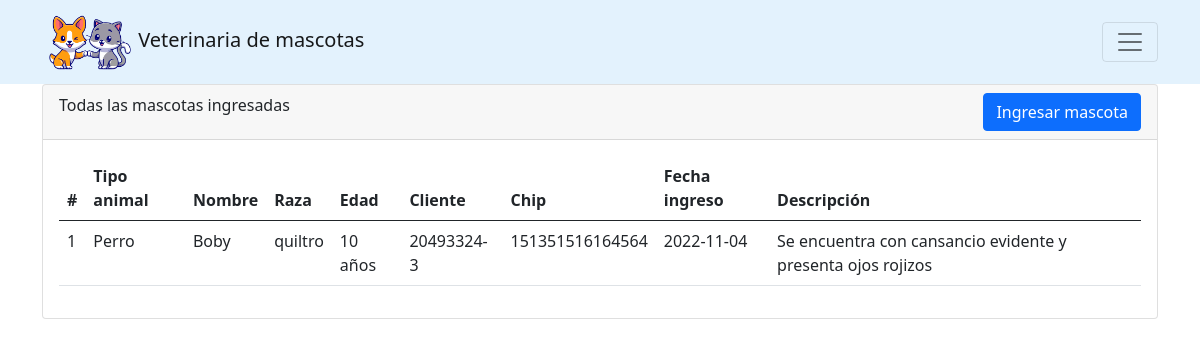
The page /mascotas (signed in) on the database as committed earlier.
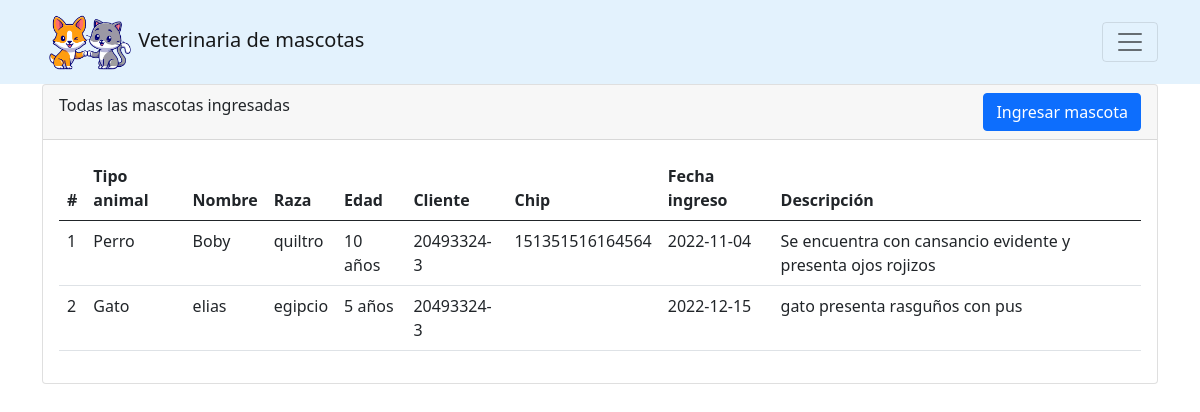
The same page on the database as committed later.
### tables this page shows
CREATE TABLE animal (id INTEGER PRIMARY KEY AUTOINCREMENT, a_nombre VARCHAR (1, 45) NOT NULL, tipo_animal_id VARCHAR REFERENCES tipo_animal (tipo) NOT NULL, raza VARCHAR NOT NULL, edad VARCHAR NOT NULL, chip VARCHAR (15, 15), descripcion VARCHAR NOT NULL, ingreso DATETIME NOT NULL, cliente_id INT REFERENCES cliente (id) NOT NULL, estado_animal_id INT REFERENCES estado_animal (id) DEFAULT (1));

CREATE TABLE tipo_animal (id INTEGER PRIMARY KEY AUTOINCREMENT, tipo VARCHAR NOT NULL);

CREATE TABLE cliente (id INTEGER PRIMARY KEY AUTOINCREMENT, name VARCHAR NOT NULL, apellido VARCHAR NOT NULL, cli_rut VARCHAR NOT NULL, telefono VARCHAR NOT NULL, direccion VARCHAR NOT NULL, email VARCHAR UNIQUE NOT NULL);

### index.py (the view)
@app.route("/mascotas", methods=['GET']) #decorador
@validar_sesion
def mascotas():
    conn = get_db_connection()
    mascotas = conn.execute('select * from get_animal_all').fetchall();
    return render_template("mascotas.html", items = mascotas)

### index.py (called while the page is built)
def get_db_connection():
    conn = sqlite3.connect('mywebsite/instance/database.sqlite')
    conn.row_factory = sqlite3.Row
    return conn

### templates/mascotas.html (shortened to what this page needs)
{%extends 'layout.html'%}
{% block body%}
<div class="container">
    <div class="card">
        <div class="card-header">
            <div class="row">
                <div class="col-sm-6">
                    Todas las mascotas ingresadas
                </div>
                <div class="col-sm-6" style="text-align: right;">
                    <a class="btn btn-primary" href="/mascotas/crear">Ingresar mascota</a>
                </div>
            </div>
        </div>
        <div class="card-body">
            <table class="table">
                <thead>
                    <tr>
                        <th>#</th>
                        <th>Tipo animal</th>
                        <th>Nombre</th>
                        <th>Raza</th>
                        <th>Edad</th>
                        <th>Cliente</th>
                        <th>Chip</th>
                        <th>Fecha ingreso</th>
                        <th>Descripción</th>
                    </tr>
                </thead>
                <tbody>
                    {% if items|length > 0%}
                    {% for item in items %}
                    <tr>
                        <td>{{item.id}}</td>
                        <td>{{item.tipo}}</td>
                        <td>{{item.a_nombre}}</td>
                        <td>{{item.raza}}</td>
                        <td>{{item.edad}}</td>
                        <td>{{item.cli_rut}}</td>
                        <td>{{item.chip}}</td>
                        <td>{{item.ingreso}}</td>
                        <td>{{item.descripcion}}</td>
                    </tr>
                    {% endfor %}
                    {% else %}
                    <tr style="text-align: center;">
                        <td colspan="10">No existen datos ingresados.</td>
                    </tr>
                    {% endif %}
                </tbody>
            </table>
        </div>
    </div>
</div>
{% endblock %}

### templates/layout.html (shortened to what this page needs)
<!DOCTYPE html>
<html lang="en">
<head>
    <link href="https://cdn.jsdelivr.net/npm/bootstrap@5.0.2/dist/css/bootstrap.min.css" rel="stylesheet">
</head>
<body>
    <nav class="navbar navbar-light" style="background-color: #e3f2fd;">
        <div class="container">
            <a class="navbar-brand" href="/home">
                <img src="{{url_for('static', filename = 'img/logo.png')}}" width="91" height="58">
                Veterinaria de mascotas
            </a>
            <button class="navbar-toggler" type="button" data-bs-toggle="collapse" data-bs-target="#navbarNavAltMarkup" aria-controls="navbarNavAltMarkup" aria-expanded="false" aria-label="Toggle navigation">
                <span class="navbar-toggler-icon"></span>
            </button>
        </div>
      </nav>
    {% block body %}
    {% endblock %}
</body>
</html>

Rows that differ between the two databases and show on the page:
added animal: id "2", tipo "Gato", a_nombre "elias", raza "egipcio", edad "5 años", cli_rut "20493324-3", ingreso "2022-12-15", descripcion "gato presenta rasguños con pus"
